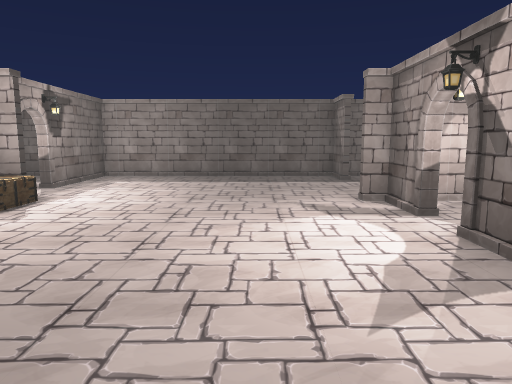
[1] (above)

16 first-person views from a walk through a scene from a Unity 3-D project. The camera is 1.4 m above the floor, tilts 8° down and sees 70° across. The floor is counted in squares, 1 m on a side. Each view is taken from the middle of a square. On the plan, view 1 faces up. The plan holds only what a view shows up to about 16 squares ahead; the rest is blank. The player character is not drawn.

[2]
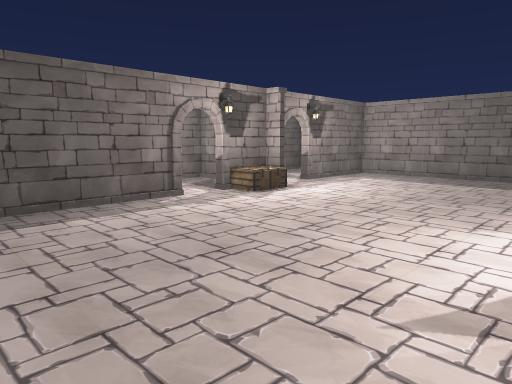

[3]
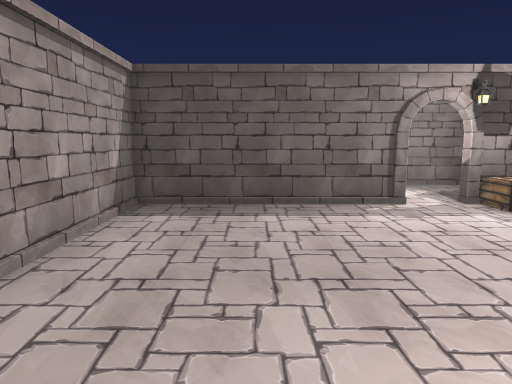

[4]
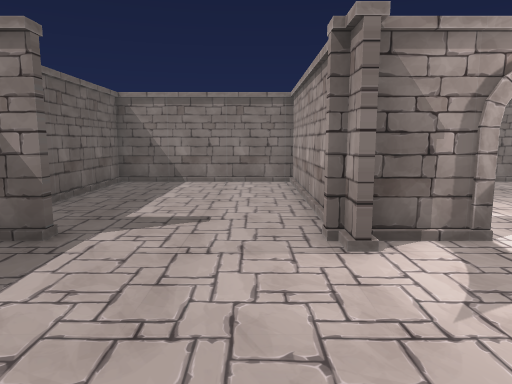

[5]
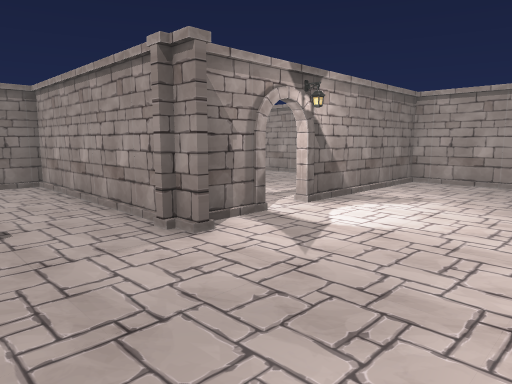

[6]
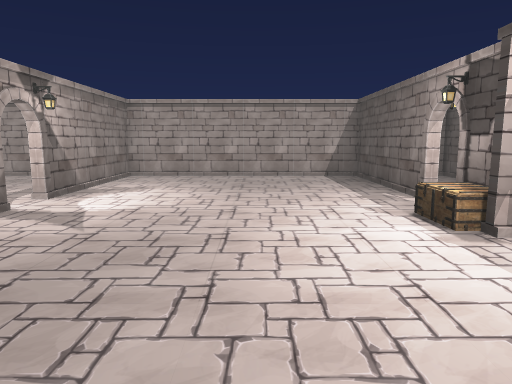

[7]
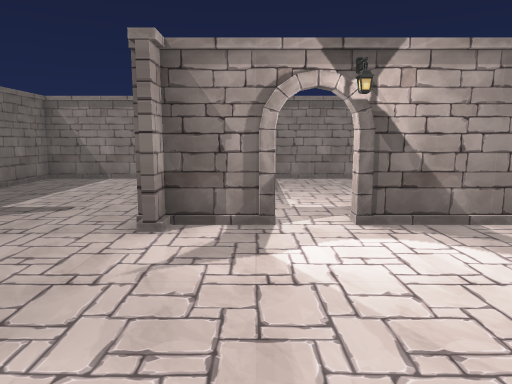

[8]
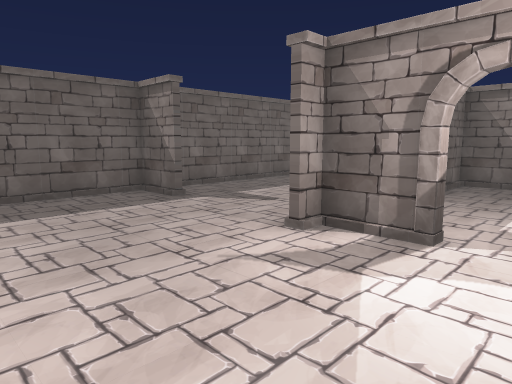

[9]
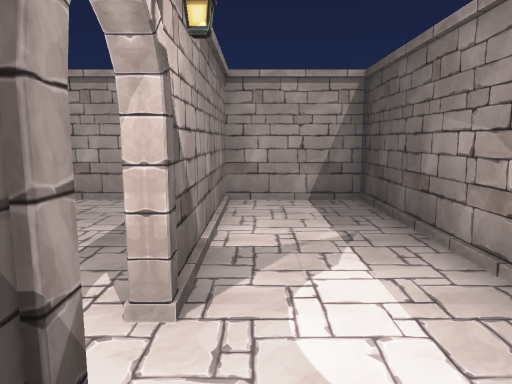

[10]
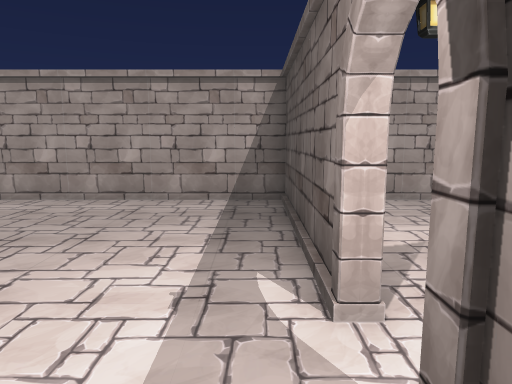

[11]
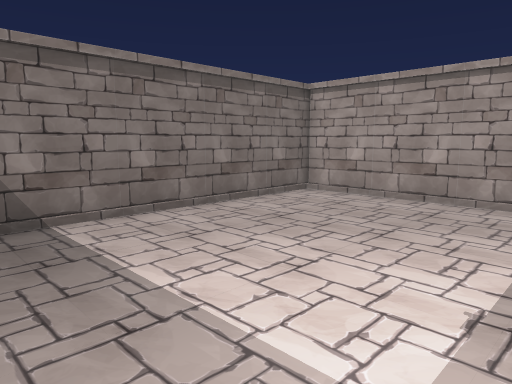

[12]
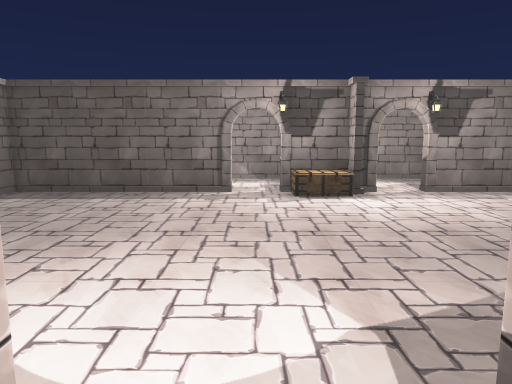

[13]
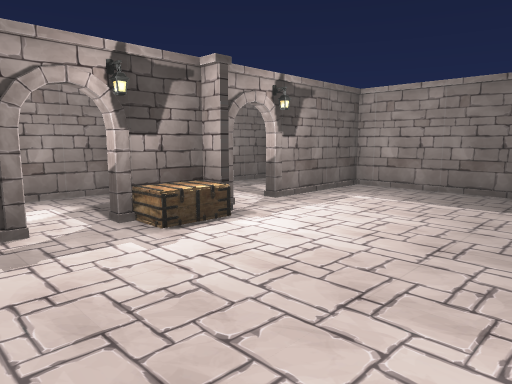

[14]
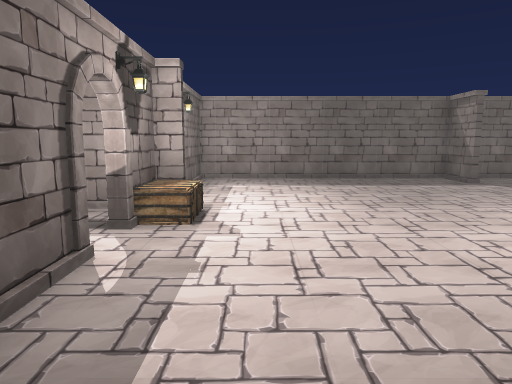

[15]
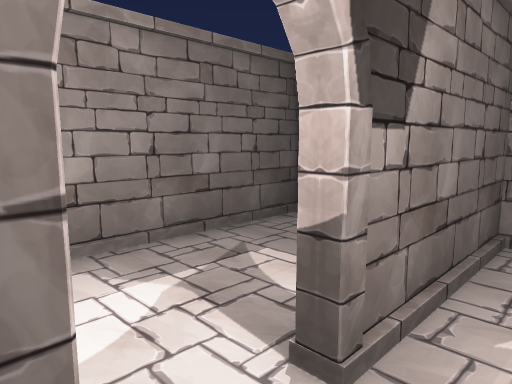

[16]
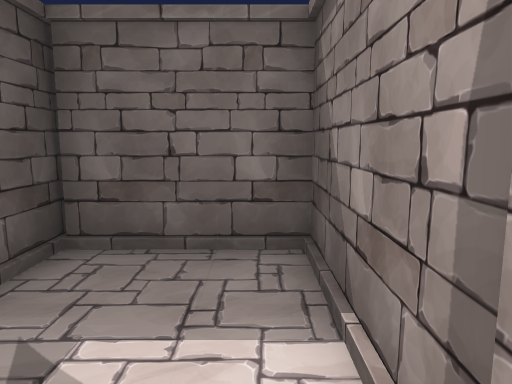

### Floor plan
Points are (right, up) in squares from view 1. A wall is a line through its corners. A room is listed if a view was taken in it or the views show most of it. See-through windows are left out.
Room 1 (views 1, 2, 3, 4, 5, 6, 7, 8, 13, 14, 15)
walls: (2.4, 8.7) (3.1, 8.7); (3.1, 6.6) (3.1, 9); (3.8, 8.7) (10.5, 8.7); (3.1, 12.9) (3.1, 14.7) (-6.1, 14.7) (-6.1, 10.6); (-6.1, 8.5) (-6.1, 6.6); (-6.1, 9.4) (-6.1, 8.9); (-6.1, 5.4) (-6.1, -0.7) (3.1, -0.7) (3.1, 5.4); (10.6, 9) (10.6, 14.7) (3.6, 14.7)
ways out: opening at (-6, 6) to room 2; opening at (3, 6) to room 3; opening at (-6, 10) to room 4
objects: chest (-5, 8)
Room 2 (view 9)
walls: (-6.3, 6.6) (-6.3, 7.1); (-7, 8.5) (-9.6, 8.5) (-9.6, -1); (-9.6, -0.7) (-6.3, -0.7) (-6.3, 5.4)
ways out: opening at (-6, 6) to room 1
Room 3 (views 10, 11, 12)
walls: (3.4, 5.4) (3.4, -0.7) (10.6, -0.7) (10.6, 9); (3.4, 7.1) (3.4, 6.6); (5, 8.5) (4.2, 8.5); (10.6, 8.5) (9.2, 8.5)
ways out: opening at (3, 6) to room 1
Room 4 (view 16)
walls: (-6.3, 10.8) (-6.3, 14.7) (-9.5, 14.7); (-9.6, 15) (-9.6, 10.4)
ways out: opening at (-6, 10) to room 1

Positions as (right, up) in squares from view 1, and headings:
1: (0, 0), facing up
2: (2, 0), facing up-left
3: (2, 2), facing left
4: (-2, 10), facing right
5: (-2, 12), facing down-right
6: (-2, 14), facing down
7: (-3, 7), facing right
8: (-2, 5), facing up-right
9: (-7, 8), facing down
10: (4, 8), facing down
11: (4, 8), facing down-right
12: (4, 6), facing left
13: (0, 4), facing up-left
14: (-4, 1), facing up
15: (-5, 9), facing up-left
16: (-7, 10), facing up
